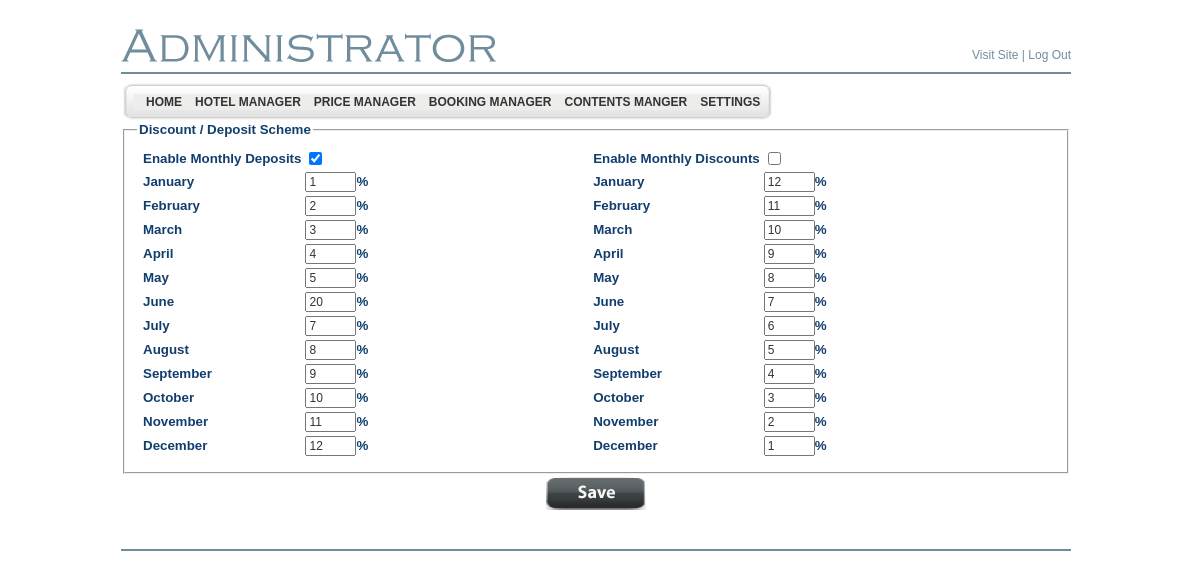
The app's page /LiculApartments/admin/discount_deposit.php (signed in), older data.
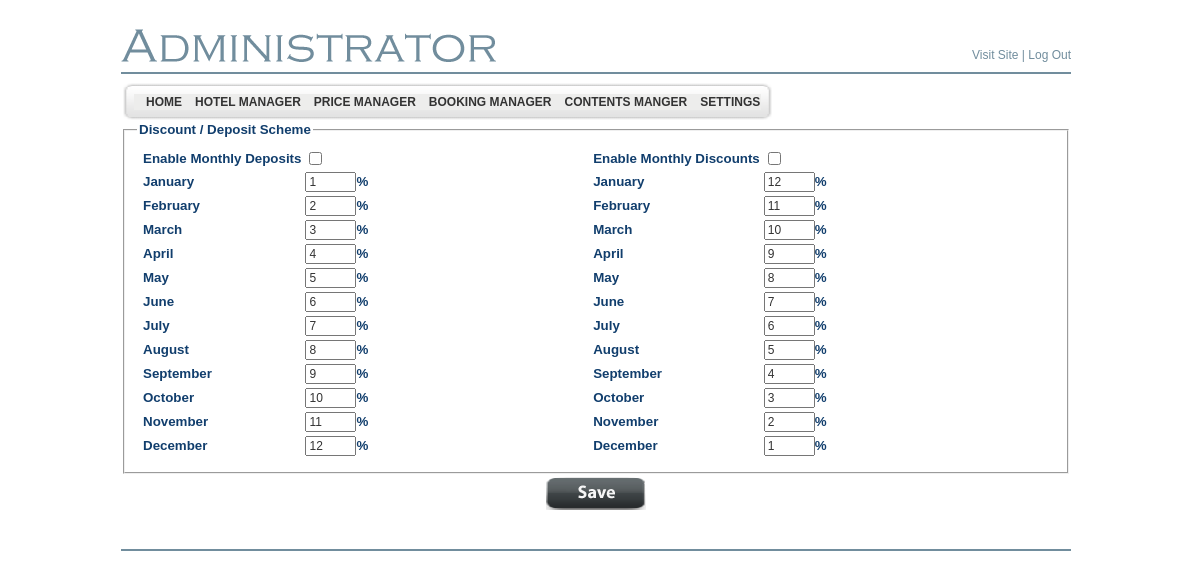
The same page, newer data.
### tables this page shows
CREATE TABLE `bsi_deposit_discount` (
  `month_num` int(11) NOT NULL AUTO_INCREMENT,
  `month` varchar(255) NOT NULL,
  `discount_percent` decimal(10,2) NOT NULL,
  `deposit_percent` decimal(10,2) NOT NULL,
  PRIMARY KEY (`month_num`)
);

### LiculApartments/includes/SystemConfiguration.class.php (called while the page is built, shortened)
<?php
require_once ("MonthlyDiscountDeposit.class.php");
require_once ("MonthlyDiscountDeposit.class.php");
class SystemConfiguration
{
	private $config = array();
	private static $timeZoneKey = "conf_hotel_timezone";
	private static $monthlyDepositSchemeKey = "conf_enabled_deposit";
	public function __construct($fetchFromDb = true)
	{
		if ($fetchFromDb)
		{
			$selectQuery = mysql_query ("SELECT IFNULL(conf_key, false) AS conf_key, IFNULL(conf_value,false) AS conf_value FROM bsi_configure");
			while ($currentRow = mysql_fetch_assoc($selectQuery))
			{
				if ($currentRow["conf_key"])
				{
					if ($currentRow["conf_value"])
					{
						$this->config[trim ($currentRow["conf_key"])] = trim($currentRow["conf_value"]);
					}
					else
					{
						$this->config[trim($currentRow["conf_key"])] = false;
					}
				}
			}
			date_default_timezone_set($this->config[SystemConfiguration::$timeZoneKey]);
		}
	}
    public function isMonthlyDepositSchemeEnabled()
    {
        return intval($this->config[SystemConfiguration::$monthlyDepositSchemeKey]) == 1;
    }
}
$systemConfiguration = new SystemConfiguration();
?>

### LiculApartments/includes/MonthlyDiscountDeposit.class.php (called while the page is built, shortened)
<?php
class MonthlyDiscountDeposit
{
	private $monthNumber = 0;
	private $monthName = "";
	public function getMonthNumber()
    {
		return $this->monthNumber;
    }
    public function getMonthName()
    {
		return $this->monthName;
    }
    public static function fetchFromParameters($params)
    {
		$monthlyDiscountDesposit = new MonthlyDiscountDeposit();
		if (isset($params['month_num']) && is_numeric($params['month_num']))
		{
			$monthlyDiscountDesposit->monthNumber = intval($params['month_num']);
		}
		if (isset($params['month']))
		{
			$monthlyDiscountDesposit->monthName = $params['month'];
		}
		if (isset($params['discount_percent']))
		{
			$monthlyDiscountDesposit->discountPercent = floatval($params['discount_percent']);
		}
	        if (isset($params['deposit_percent']))
		{
			$monthlyDiscountDesposit->depositPercent = floatval($params['deposit_percent']);
		}
		return $monthlyDiscountDesposit;
    }
    public static function fetchAllFromDb()
    {
		$monthlyDiscountDesposits = array();
		$sql = "SELECT * FROM bsi_deposit_discount ORDER BY month_num";
		$query = mysql_query($sql);
		while ($row = mysql_fetch_assoc($query))
		{
			$monthlyDiscountDesposit = MonthlyDiscountDeposit::fetchFromParameters($row);
			$monthlyDiscountDesposits[] = $monthlyDiscountDesposit;
		}
		return $monthlyDiscountDesposits;
    }
}

### LiculApartments/admin/discount_deposit.php (the view, shortened to what the changed rows need)
<?php
require_once ("../includes/SystemConfiguration.class.php");
global $systemConfiguration;
$discountsDeposits = MonthlyDiscountDeposit::fetchAllFromDb();
include ("header.php");
?>
  <tr>
    <td valign="top" >
		<form action="<?=$_SERVER['PHP_SELF']?>" method="post">
		<fieldset>
			<table width="100%" class="TitleBlue11pt">
				<tr>
					<td>
						<table>
							<tr>
								<td>
									<input type="checkbox" name="conf_enabled_deposit" value="1" <?= $systemConfiguration->isMonthlyDepositSchemeEnabled() ? ' checked="checked"' : '' ?>/>
								</td>
							</tr>
							<?php
								foreach ($discountsDeposits as $discountDeposit)
								{
									echo '							<tr>' ."\n";
									echo '								<td>' ."\n";
									echo '								 	' . $discountDeposit->getMonthName() ."\n";
									echo '								</td>' ."\n";
									echo '								<td>' ."\n";
									echo '								 	<input type="text" size="4" name="deposit_' . $discountDeposit->getMonthNumber() . '" value="' .  htmlentities($discountDeposit->depositPercent) . '"/>%' . "\n";
									echo '								</td>' ."\n";
									echo '							</tr>' ."\n";
								}
							?>
						</table>
					</td>
					<td>
						<table>
							<?php
								foreach ($discountsDeposits as $discountDeposit)
								{
									echo '							<tr>' ."\n";
									echo '								<td>' ."\n";
									echo '								 	' . $discountDeposit->getMonthName() ."\n";
									echo '								</td>' ."\n";
									echo '								<td>' ."\n";
									echo '								 	<input type="text" size="4" name="discount_' . $discountDeposit->getMonthNumber() . '" value="' .  htmlentities($discountDeposit->discountPercent) . '"/>%' . "\n";
									echo '								</td>' ."\n";
									echo '							</tr>' ."\n";
								}
							?>
						</table>
					</td>
				</tr>
			</table>
	    </fieldset>
	    </form>
    </td>
  </tr>
</table>
</body>
</html>

Row changes from the older to the newer data that the page shows:
changed bsi_deposit_discount "June": month_num+deposit_percent "20" → "6"
Text that changed along with them:
form field conf_enabled_deposit: "☑" → "☐"
